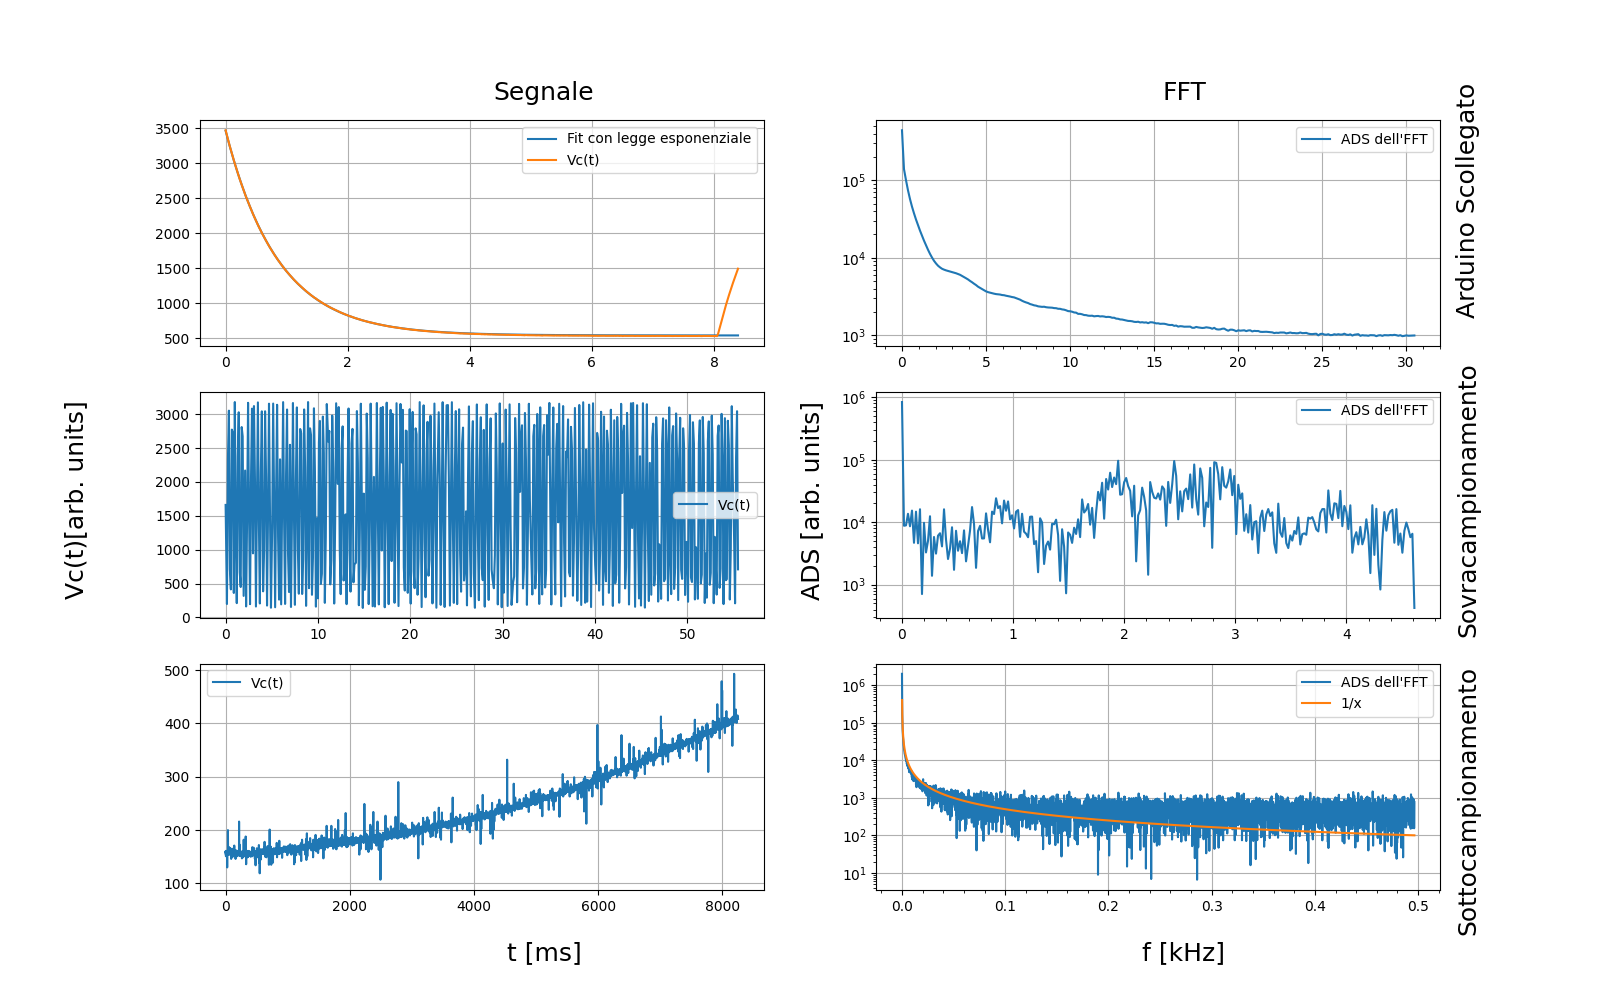

The script that saved this image:
import numpy as np
import matplotlib.pyplot as plt
from scipy.optimize import curve_fit

filepath='dataFFT5/'

#data 0 is a non plugged arduino        'data0',
#data 1,2,3 sin tr, sq                  'data1','data2','data3',
#data 4,5,6 same but with duty cycle    'data4','data5','data6',
#data 14 15 are long acquisitions       'data14','data15'
#data 13 is a very short acquisition    'data12','data13'
#the rest is badly taken data           'data7','data8','data9','data10','data11'

## I'm trying a reckless fit
def model(x, a,dx, tau,c):
    return a*np.exp(-(x+dx)/tau)+c


filename=['data0','data7','data13']
filepath_images='img/FFT5/'

# Create a figure with subplots
fig, axes = plt.subplots(len(filename), 2, figsize=(16, 10))

for idx, i in enumerate(filename):
    # Load data
    t, v = np.loadtxt(filepath + i + '.txt', unpack=True)
    t = t / 1000  # Convert to ms
    
    # Compute sampling parameters
    numpoints = len(t)  # Number of points
    df = 1 / (2 * max(t))
    ff = np.linspace(0, df*numpoints, numpoints//2 + 1)
    

    # Compute FFT
    v_tilde = abs(np.fft.rfft(v))


    k=np.argmax(v_tilde[1:])+1
    f_fft=ff[k]
    sf_fft=df/(len(ff)*np.sqrt(12))


    if i == 'data0':
        p0=[3000,0,1,500]
        popt,pcov=curve_fit(model,t[:200],v[:200],p0=p0)
        axes[idx,0].plot(t,model(t,*popt),label='Fit con legge esponenziale')
        print('pars=',popt,'spars=',np.sqrt(np.diag(pcov)))
        res=v[:200]-model(t[:200],*popt)
        x2=np.sum((res)**2/1e2)
        print('x2=',x2)




    # Reference lines
    yy = np.linspace(min(v_tilde), max(v_tilde), 4000)
    vv = np.linspace(min(v), max(v), 4000)
    
    # Plot time-domain signal
    axes[idx, 0].plot(t, v, label='Vc(t)')
    axes[idx, 0].grid()
    axes[idx, 0].legend()
    
    # Plot frequency-domain (FFT)
    # Reference lines

    # Shaded regions for uncertainties

    # Plot frequency-domain (FFT)
    axes[idx, 1].plot(ff, v_tilde, label='ADS dell\'FFT')
    if i == 'data13':
        fff=np.linspace(min(ff),max(ff),4000)
        axes[idx,1].plot(fff,5e1/fff,label='1/x')    


    axes[idx, 1].set_yscale('log')
    axes[idx, 1].grid()
    axes[idx, 1].minorticks_on()
    axes[idx, 1].legend(loc='upper right')



# Add common labels
fig.text(0.74, 0.90, 'FFT', ha='center', fontsize=18)
fig.text(0.34, 0.90, 'Segnale', ha='center', fontsize=18)

fig.text(0.34, 0.04, 't [ms]', ha='center', fontsize=18)
fig.text(0.74, 0.04, 'f [kHz]', ha='center', fontsize=18)

fig.text(0.04, 0.5, 'Vc(t)[arb. units]', va='center', rotation='vertical', fontsize=18)
fig.text(0.5, 0.5, 'ADS [arb. units]', va='center', rotation='vertical', fontsize=18)

fig.text(0.91, 0.80, 'Arduino Scollegato', va='center', rotation='vertical', fontsize=18)
fig.text(0.91, 0.50, 'Sovracampionamento', va='center', rotation='vertical', fontsize=18)
fig.text(0.91, 0.20, 'Sottocampionamento', va='center', rotation='vertical', fontsize=18)

# Show all plots in a single figure
plt.savefig(filepath_images + 'FFTwaveforms4.png')
plt.show()
